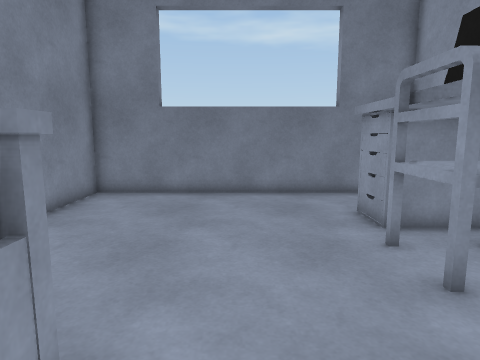
View 1 (above)

12 first-person views from a walk through a Unity game level. The camera is 1.2 m above the floor, tilts 8° down and sees 75° across. The floor is counted in squares, 0.5 m on a side. Each view is taken from the middle of a square. On the plan, view 1 faces up. The plan holds only what a view shows up to about 19 squares ahead; the rest is blank. The place goes on beyond the plan.

View 2
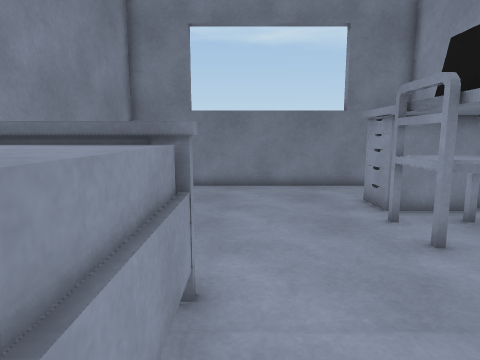

View 3
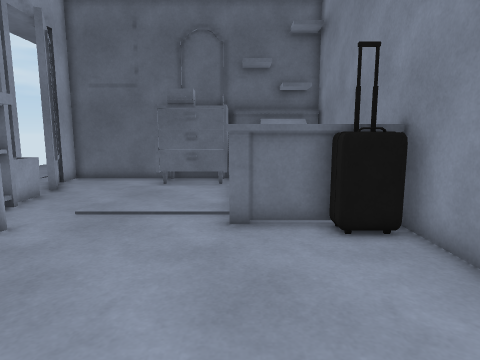

View 4
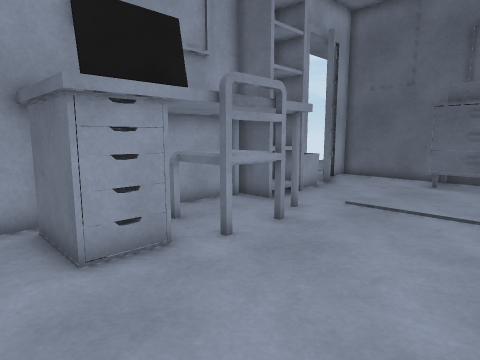

View 5
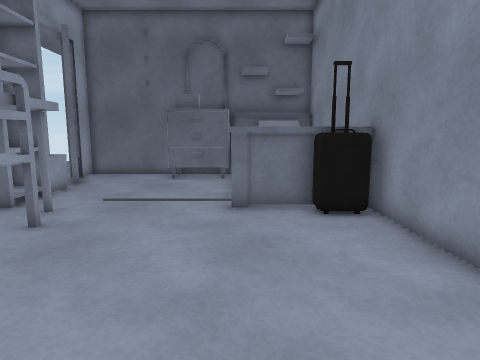

View 6
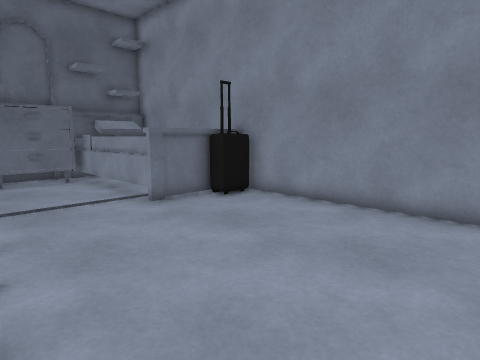

View 7
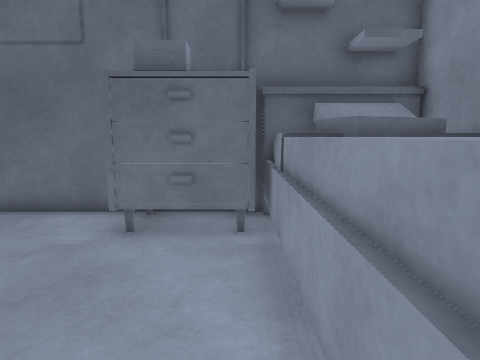

View 8
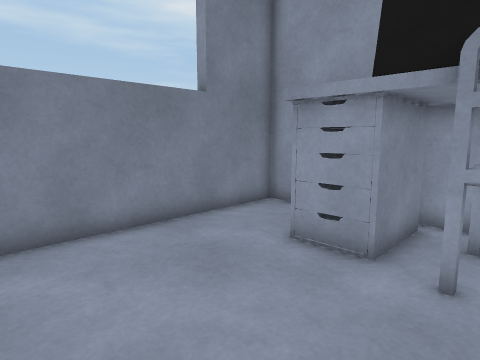

View 9
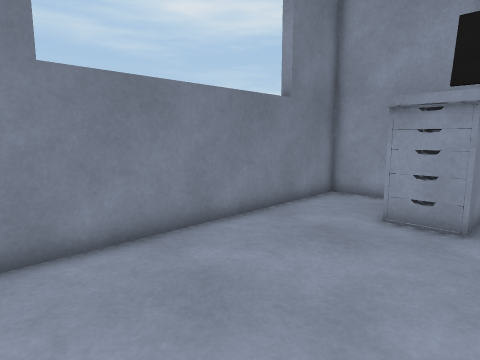

View 10
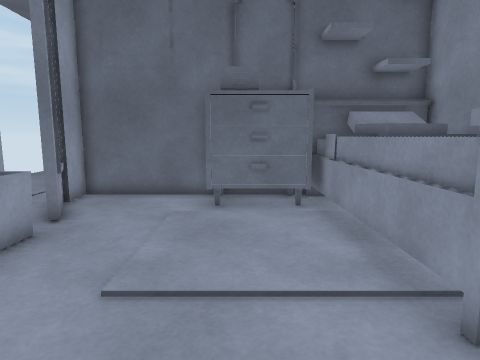

View 11
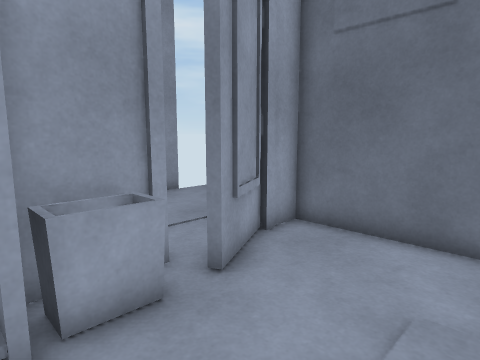

View 12
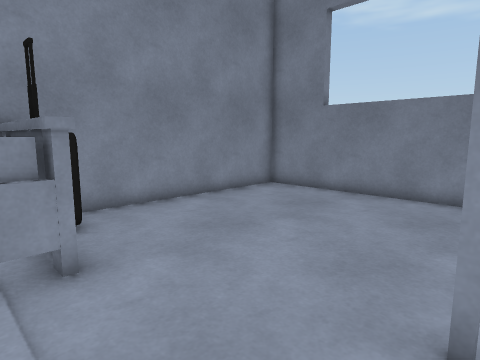

### Floor plan
Key: @ floor where view 1 was taken; # wall or solid block; . floor; = window, fence, low wall or low ledge; ^ raised ledge.
Columns run from 6 left of view 1 to 8 right of it. Each row starts with its distance up from view 1.
 14 ##############
 13 #............#
 12 #............#
 11 #............#
 10 #.........####
  9 #.........####
  8 #.........#####
  7 #........#^^^ #
  6 #........#^ ^^
  5 #........#^  ^
  4 ##........^  ^
  3 #^^^^.....^^^#
  2 ^^^^^.......^#
  1 ^  ^^.......##
  0 ^  ^^.@.....##
 -1 ^ ^^^.......=#
 -2 ^   ^.......##
 -3 ^^^^^.......##
 -4 ^^^^^####....#
 -5 #^^^^#  #....#
 -6 ###^^#  #....#
 -7     ##########

Where each view was taken, in squares from view 1:
view 1: 0 up, 0 right, facing up
view 2: 2 down, 1 left, facing up
view 3: 11 up, 2 left, facing down
view 4: 12 up, 2 left, facing down-right
view 5: 13 up, 2 left, facing down
view 6: 13 up, 4 right, facing down-left
view 7: 3 up, 1 left, facing down
view 8: 6 up, 2 left, facing up-right
view 9: 7 up, 5 left, facing up-right
view 10: 6 up, 1 right, facing down
view 11: 1 up, 2 right, facing down-right
view 12: 1 up, 4 right, facing up-left
